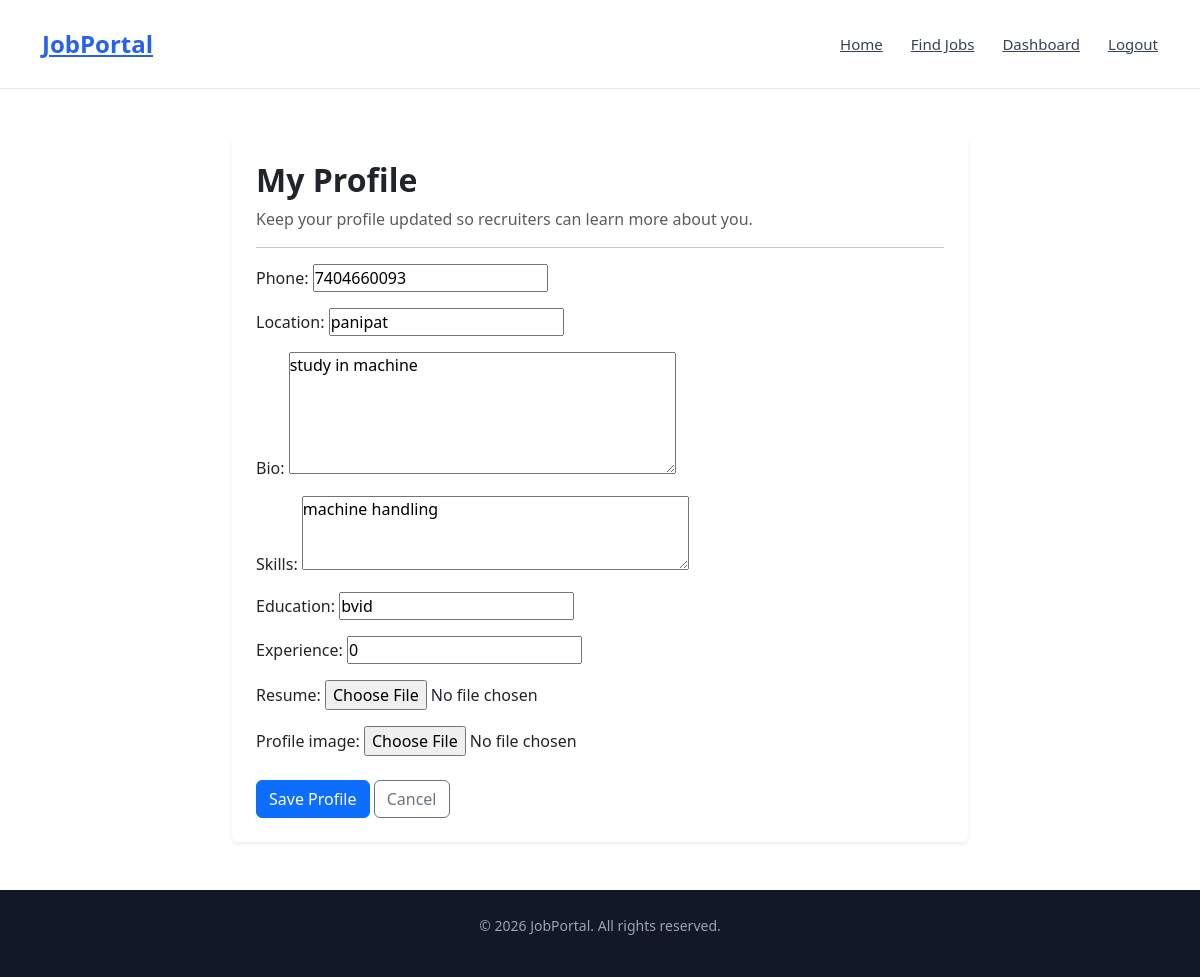
The app's page /profile/ (signed in) with its own data.
### accounts/models.py (models this page shows, shortened)
class CandidateProfile(models.Model):
    user=models.OneToOneField(User, on_delete=models.CASCADE, related_name='candidate_profile')
    phone = models.CharField(max_length=15, blank=True)
    location = models.CharField(max_length=100, blank=True)
    bio = models.TextField(blank=True)
    skills = models.TextField(blank=True)
    education = models.CharField(max_length=200, blank=True)
    experience = models.CharField(max_length=100, blank=True)
    resume =models.FileField(upload_to='resumes/', blank=True, null=True)
    profile_image = models.ImageField(
        upload_to="profile_images/",
        blank=True,
        null=True
    )
    created_at = models.DateTimeField(auto_now_add=True)
    updated_at = models.DateTimeField(auto_now=True)

### accounts/views.py (the view)
# urls.py: path("profile/",views.candidate_profile,name="candidate_profile"),
@login_required
def candidate_profile(request):
    profile = request.user.candidate_profile
    if request.method == "POST":
        form = CandidateProfileForm(
            request.POST,
            request.FILES,
            instance=profile
        )
        if form.is_valid():
            form.save()
            return redirect("candidate_profile")
    else:
        form = CandidateProfileForm(
            instance=profile
        )
    return render(
        request,
        "accounts/candidate_profile.html",
        {"form": form}
    )

### accounts/forms.py
class CandidateProfileForm(forms.ModelForm):
    class Meta:
        model = CandidateProfile
        fields = [
            "phone",
            "location",
            "bio",
            "skills",
            "education",
            "experience",
            "resume",
            "profile_image",
        ]
        widgets = {
            "bio": forms.Textarea(
                attrs={
                    "rows": 5,
                    "placeholder": "Tell recruiters about yourself..."
                }
            ),
            "skills": forms.Textarea(
                attrs={
                    "rows": 3,
                    "placeholder": "Python, Django, SQL, C++..."
                }
            ),
        }

### accounts/templates/accounts/candidate_profile.html (shortened to what this page needs)
{% extends "base.html" %}
{% block content %}
<section class="py-5">
    <div class="container">
        <div class="row justify-content-center">
            <div class="col-lg-8">
                <div class="card border-0 shadow-sm">
                    <div class="card-body p-4">
                        <h2 class="fw-bold">
                            My Profile
                        </h2>
                        <p class="text-muted">
                            Keep your profile updated so recruiters
                            can learn more about you.
                        </p>
                        <hr>
                        <form
                            method="POST"
                            enctype="multipart/form-data"
                        >
                            {{ form.as_p }}
                            <div class="mt-4">
                                <button
                                    type="submit"
                                    class="btn btn-primary"
                                >
                                    Save Profile
                                </button>
                                <a
                                    href="{% url 'candidate_dashboard' %}"
                                    class="btn btn-outline-secondary"
                                >
                                    Cancel
                                </a>
                            </div>
                        </form>
                    </div>
                </div>
            </div>
        </div>
    </div>
</section>
{% endblock %}

### static/css/style.css (style rules this page uses)
* { margin: 0; padding: 0; box-sizing: border-box; }
body { font-family: Arial, sans-serif; background-color: #f7f8fc; color: #1f2937; line-height: 1.6; }
a { text-decoration: none; color: inherit; }
.container { width: 90%; max-width: 1200px; margin: 0 auto; }

### records on screen
CandidateProfile: phone "7404660093", location "panipat", bio "study in machine", skills "machine handling", education "bvid", experience "0"
